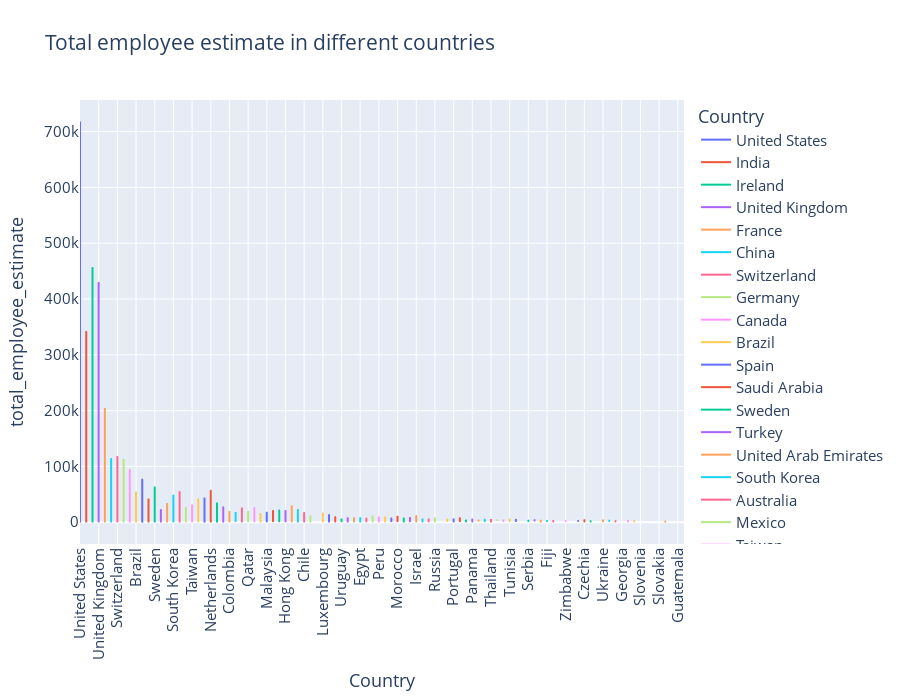

Notebook source saved alongside this figure:
### Code cell
international_companies_sample = pd.read_csv('companies_mod.csv', index_col=0, nrows=10000)

filtered_data = international_companies_sample[(international_companies_sample['year_founded'] > 1900) &
                                              (international_companies_sample['year_founded'] < 2000)]

fig = px.line(filtered_data, x='country', y='total_employee_estimate', color='country', 
              title='Total employee estimate in different countries', 
              labels={'country': 'Country', 'year_founded': 'Year'},
              hover_data={'country': True})
fig.update_layout(
    font=dict(size=15),
    xaxis_tickangle=-90,
    height=700
)
fig.show()
